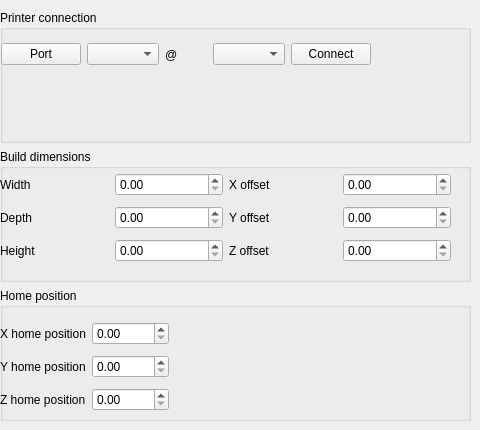
             <widget class="QWidget" name="host">
              <attribute name="title">
               <string>Host</string>
              </attribute>
              <widget class="QWidget" name="layoutWidget">
               <property name="geometry">
                <rect>
                 <x>0</x>
                 <y>10</y>
                 <width>471</width>
                 <height>411</height>
                </rect>
               </property>
               <layout class="QVBoxLayout" name="verticalLayout_16">
                <item>
                 <widget class="QGroupBox" name="groupBox_3">
                  <property name="title">
                   <string>Printer connection</string>
                  </property>
                  <widget class="QWidget" name="layoutWidget">
                   <property name="geometry">
                    <rect>
                     <x>1</x>
                     <y>30</y>
                     <width>370</width>
                     <height>29</height>
                    </rect>
                   </property>
                   <layout class="QHBoxLayout" name="horizontalLayout_10">
                    <item>
                     <widget class="QPushButton" name="port_btn">
                      <property name="text">
                       <string>Port</string>
                      </property>
                     </widget>
                    </item>
                    <item>
                     <widget class="QComboBox" name="port_type"/>
                    </item>
                    <item>
                     <widget class="QLabel" name="label_at">
                      <property name="text">
                       <string>@</string>
                      </property>
                     </widget>
                    </item>
                    <item>
                     <widget class="QComboBox" name="port_baud_rate"/>
                    </item>
                    <item>
                     <widget class="QPushButton" name="connect_button">
                      <property name="text">
                       <string>Connect</string>
                      </property>
                     </widget>
                    </item>
                   </layout>
                  </widget>
                 </widget>
                </item>
                <item>
                 <widget class="QGroupBox" name="groupBox">
                  <property name="title">
                   <string>Build dimensions</string>
                  </property>
                  <widget class="QWidget" name="layoutWidget">
                   <property name="geometry">
                    <rect>
                     <x>0</x>
                     <y>20</y>
                     <width>451</width>
                     <height>100</height>
                    </rect>
                   </property>
                   <layout class="QHBoxLayout" name="horizontalLayout_46">
                    <item>
                     <layout class="QVBoxLayout" name="verticalLayout_13">
                      <item>
                       <layout class="QHBoxLayout" name="horizontalLayout_18">
                        <item>
                         <widget class="QLabel" name="build_width_label">
                          <property name="text">
                           <string>Width</string>
                          </property>
                         </widget>
                        </item>
                        <item>
                         <widget class="QDoubleSpinBox" name="build_width_val"/>
                        </item>
                       </layout>
                      </item>
                      <item>
                       <layout class="QHBoxLayout" name="horizontalLayout_39">
                        <item>
                         <widget class="QLabel" name="build_depth_label">
                          <property name="text">
                           <string>Depth</string>
                          </property>
                         </widget>
                        </item>
                        <item>
                         <widget class="QDoubleSpinBox" name="build_depth_val"/>
                        </item>
                       </layout>
                      </item>
                      <item>
                       <layout class="QHBoxLayout" name="horizontalLayout_42">
                        <item>
                         <widget class="QLabel" name="build_height_label">
                          <property name="text">
                           <string>Height</string>
                          </property>
                         </widget>
                        </item>
                        <item>
                         <widget class="QDoubleSpinBox" name="build_height_val"/>
                        </item>
                       </layout>
                      </item>
                     </layout>
                    </item>
                    <item>
                     <layout class="QVBoxLayout" name="verticalLayout_14">
                      <item>
                       <layout class="QHBoxLayout" name="horizontalLayout_27">
                        <item>
                         <widget class="QLabel" name="build_x_offset_label">
                          <property name="text">
                           <string>X offset</string>
                          </property>
                         </widget>
                        </item>
                        <item>
                         <widget class="QDoubleSpinBox" name="build_x_offset_val"/>
                        </item>
                       </layout>
                      </item>
                      <item>
                       <layout class="QHBoxLayout" name="horizontalLayout_40">
                        <item>
                         <widget class="QLabel" name="build_y_offset_label">
                          <property name="text">
                           <string>Y offset</string>
                          </property>
                         </widget>
                        </item>
                        <item>
                         <widget class="QDoubleSpinBox" name="build_y_offset_val"/>
                        </item>
                       </layout>
                      </item>
                      <item>
                       <layout class="QHBoxLayout" name="horizontalLayout_43">
                        <item>
                         <widget class="QLabel" name="build_z_offset_label">
                          <property name="text">
                           <string>Z offset</string>
                          </property>
                         </widget>
                        </item>
                        <item>
                         <widget class="QDoubleSpinBox" name="build_z_offset_val"/>
                        </item>
                       </layout>
                      </item>
                     </layout>
                    </item>
                   </layout>
                  </widget>
                 </widget>
                </item>
                <item>
                 <widget class="QGroupBox" name="groupBox_2">
                  <property name="title">
                   <string>Home position</string>
                  </property>
                  <widget class="QWidget" name="layoutWidget">
                   <property name="geometry">
                    <rect>
                     <x>0</x>
                     <y>30</y>
                     <width>169</width>
                     <height>98</height>
                    </rect>
                   </property>
                   <layout class="QVBoxLayout" name="verticalLayout_15">
                    <item>
                     <layout class="QHBoxLayout" name="horizontalLayout_30">
                      <item>
                       <widget class="QLabel" name="x_home_position_label">
                        <property name="text">
                         <string>X home position</string>
                        </property>
                       </widget>
                      </item>
                      <item>
                       <widget class="QDoubleSpinBox" name="x_home_position_val"/>
                      </item>
                     </layout>
                    </item>
                    <item>
                     <layout class="QHBoxLayout" name="horizontalLayout_41">
                      <item>
                       <widget class="QLabel" name="y_home_position_label">
                        <property name="text">
                         <string>Y home position</string>
                        </property>
                       </widget>
                      </item>
                      <item>
                       <widget class="QDoubleSpinBox" name="y_home_position_val"/>
                      </item>
                     </layout>
                    </item>
                    <item>
                     <layout class="QHBoxLayout" name="horizontalLayout_44">
                      <item>
                       <widget class="QLabel" name="z_home_position_label">
                        <property name="text">
                         <string>Z home position</string>
                        </property>
                       </widget>
                      </item>
                      <item>
                       <widget class="QDoubleSpinBox" name="z_home_position_val"/>
                      </item>
                     </layout>
                    </item>
                   </layout>
                  </widget>
                 </widget>
                </item>
               </layout>
              </widget>
             </widget>
